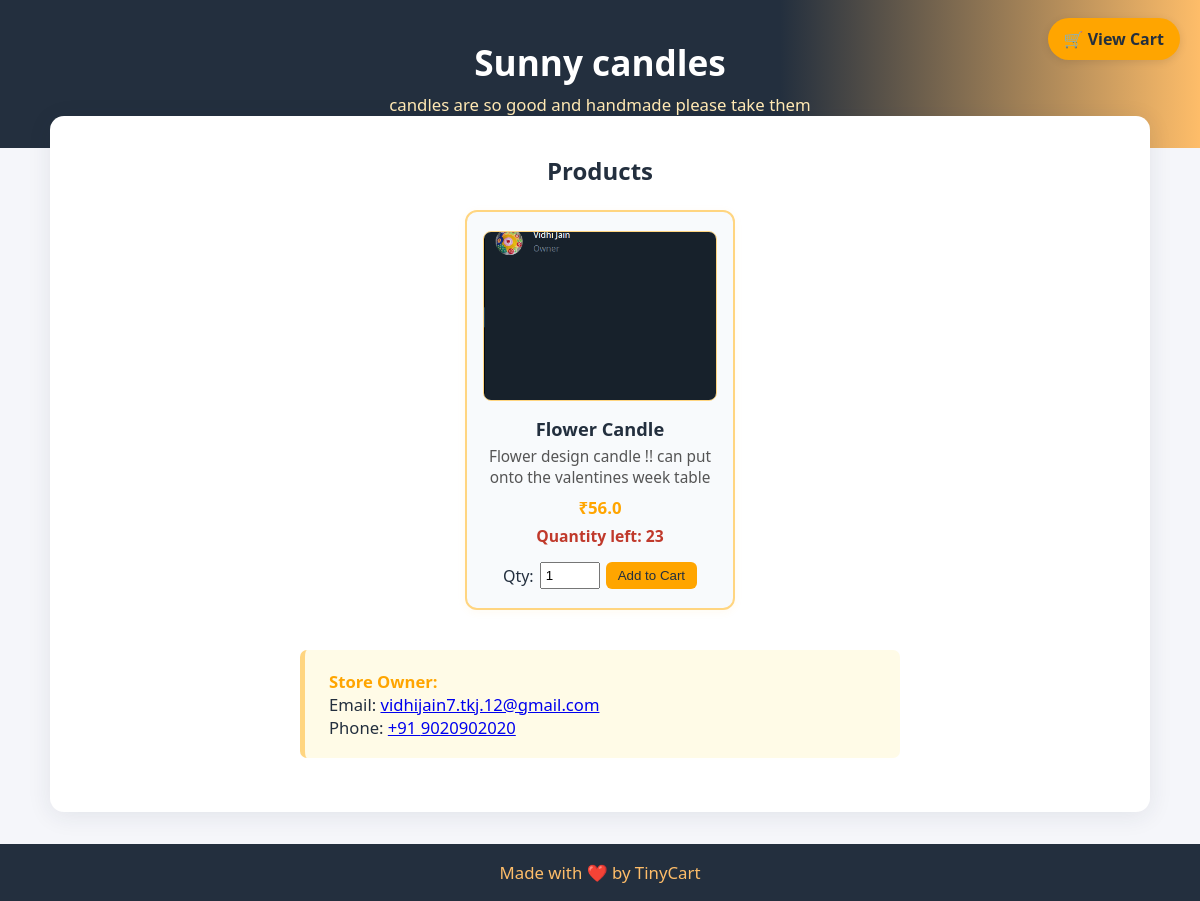
Page /store/3cf5a3ab on the committed database.
### tables this page shows
CREATE TABLE stores(
            store_id TEXT,  store_name  TEXT, store_desc TEXT,
            email    TEXT,  owner_phone TEXT, owner_pin TEXT,
            qr_file  TEXT,
            p_name   TEXT,  p_d         TEXT,
            p_p REAL, p_q INTEGER, p_i TEXT,
            approved INTEGER DEFAULT 0,                          -- admin flag
            created_at TIMESTAMP DEFAULT CURRENT_TIMESTAMP       -- NEW column
        );

### main.py (the view)
@app.route("/store/<store_id>", endpoint="view_store")
def view_store(store_id: str):
    cur = db().cursor()
    rows = cur.execute(
        "SELECT * FROM stores WHERE store_id=? AND approved=1",
        (store_id,)
    ).fetchall()
    if not rows:
        return "Store not found or not yet approved.", 404
    store_name, store_desc = rows[0][1], rows[0][2]
    owner_email, owner_phone = rows[0][3], rows[0][4]
    return render_template(
        "store.html",
        store_name        = store_name,
        store_description = store_desc,
        owner_email       = owner_email,
        owner_phone       = owner_phone,
        products          = rows,        # the full product list
        store_id          = store_id
    )

### main.py (called while the page is built)
def db():
    return sqlite3.connect(DB_PATH, detect_types=sqlite3.PARSE_DECLTYPES)

### templates/store.html (shortened to what this page needs)
<!DOCTYPE html>
<html lang="en">
<head>
</head>
<body>
<a href="{{ url_for('view_cart', store_id=store_id) }}" class="cart-btn">🛒 View Cart</a>
<div class="store-header">
  <h1>{{ store_name }}</h1>
  <p>{{ store_description }}</p>
</div>
<div class="container">
  <h2 style="text-align:center;margin-bottom:1.4rem">Products</h2>
  <div class="products-grid">
    {% for p in products %}
    <div class="product-card">
      {% if p[11] %}
        <img src="{{ url_for('static', filename='images/' ~ p[11]) }}" class="product-img" alt="Product">
      {% else %}
        <div class="product-img">No Image</div>
      {% endif %}
      <h3>{{ p[7] }}</h3>
      <div class="product-desc">{{ p[8] }}</div>
      <div class="product-price">₹{{ p[9] }}</div>
      {% if p[10] > 0 %}
        <div class="product-qty">Quantity left: {{ p[10] }}</div>
        <form action="{{ url_for('add_to_cart') }}" method="POST" class="buy-form">
          <label>Qty:</label>
          <input type="number" name="qty" value="1" min="1" max="{{ p[10] }}" required>
          <button type="submit">Add to Cart</button>
        </form>
      {% else %}
        <div class="product-qty" style="color:#e04c4c">Sold Out</div>
      {% endif %}
    </div>
    {% endfor %}
  </div>
  <div class="owner-contact">
    <strong>Store Owner:</strong><br>
    Email: <a href="mailto:{{ owner_email }}">{{ owner_email }}</a><br>
    Phone: <a href="tel:+91{{ owner_phone }}">+91 {{ owner_phone }}</a>
  </div>
</div>
<div class="tinycart-footer">Made with ❤️ by TinyCart</div>
</body>
</html>

### templates/store.html (style rules this page uses)
* { box-sizing: border-box; margin: 0; padding: 0; }
body { font-family: 'Segoe UI', Arial, sans-serif; background: #f5f6fa; color: #232f3e; min-height: 100vh; }
.store-header { background: linear-gradient(90deg, #232f3e 65%, #febd69 100%); color: #fff; padding: 2.4rem 1rem 2rem; text-align: center; }
.store-header h1 { font-size: 2.2rem; font-weight: 700; margin-bottom: .4rem; }
.store-header p { font-size: 1.05rem; color: #ffe8b3; }
.cart-btn { position: fixed; top: 18px; right: 20px; background: #ffa500; color: #232f3e; padding: 10px 16px; border-radius: 30px; text-decoration: none; font-weight: 600; box-shadow: 0 2px 8px rgba(0,0,0,.1); transition: .2s; }
.container { max-width: 1100px; margin: -2rem auto 2rem; background: #fff; border-radius: 14px; box-shadow: 0 4px 24px rgba(35,47,62,.09); padding: 2.4rem 2rem; }
.products-grid { display: flex; flex-wrap: wrap; gap: 32px; justify-content: center; margin-bottom: 2.5rem; }
.product-card { background: #f8fafc; border: 2px solid #ffd580; border-radius: 12px; box-shadow: 0 2px 9px rgba(255,186,58,.07); width: 270px; padding: 1.2rem 1rem; display: flex; flex-direction: column; align-items: center; transition: .25s; }
.product-img { width: 100%; height: 170px; object-fit: cover; border-radius: 8px; margin-bottom: 1rem; background: #fffbe7; border: 1px solid #ffd580; display: flex; align-items: center; justify-content: center; font-size: .95rem; color: #888; }
.product-card h3 { font-size: 1.14rem; margin-bottom: .35rem; text-align: center; }
.product-desc { color: #555; font-size: .96rem; margin-bottom: .5rem; text-align: center; }
.product-price { color: #ffa500; font-weight: 700; font-size: 1.05rem; margin-bottom: .35rem; }
.product-qty { color: #c0392b; font-size: .98rem; font-weight: 600; margin-bottom: .35rem; }
.buy-form { margin-top: .6rem; display: flex; gap: 6px; align-items: center; }
.buy-form input[type=number] { width: 60px; padding: 4px; }
.buy-form button { padding: 6px 12px; background: #ffa500; color: #232f3e; border: none; border-radius: 6px; cursor: pointer; transition: .2s; }
.owner-contact { background: #fffbe7; border-left: 5px solid #ffd580; border-radius: 7px; padding: 1.2rem 1.5rem; margin: 2rem auto 1rem; font-size: 1.04rem; max-width: 600px; }
.owner-contact strong { color: #ffa500; }
.tinycart-footer { text-align: center; padding: 1.05rem 0; background: #232f3e; color: #febd69; font-size: 1.05rem; margin-top: 2rem; }

### rows in the picture
stores: store_name "Sunny candles", store_desc "candles are so good and handmade please take them", p_i (picture), p_name "Flower Candle", p_d "Flower design candle !! can put onto the valentines week table", p_p "56.0", p_q "23", email "vidhijain7.tkj.12@gmail.com", owner_phone "9020902020"
